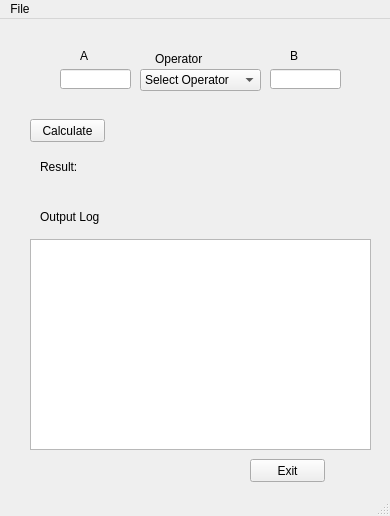
<?xml version="1.0" encoding="UTF-8"?>
<ui version="4.0">
 <class>MainWindow</class>
 <widget class="QMainWindow" name="MainWindow">
  <property name="geometry">
   <rect>
    <x>0</x>
    <y>0</y>
    <width>390</width>
    <height>516</height>
   </rect>
  </property>
  <property name="windowTitle">
   <string>App Template</string>
  </property>
  <widget class="QWidget" name="centralwidget">
   <widget class="QPushButton" name="pushButtonExit">
    <property name="geometry">
     <rect>
      <x>250</x>
      <y>440</y>
      <width>75</width>
      <height>23</height>
     </rect>
    </property>
    <property name="text">
     <string>Exit</string>
    </property>
   </widget>
   <widget class="QLineEdit" name="lineEditA">
    <property name="geometry">
     <rect>
      <x>60</x>
      <y>50</y>
      <width>71</width>
      <height>20</height>
     </rect>
    </property>
   </widget>
   <widget class="QComboBox" name="comboBoxOperator">
    <property name="geometry">
     <rect>
      <x>140</x>
      <y>50</y>
      <width>121</width>
      <height>22</height>
     </rect>
    </property>
    <item>
     <property name="text">
      <string>Select Operator</string>
     </property>
    </item>
    <item>
     <property name="text">
      <string>+</string>
     </property>
    </item>
    <item>
     <property name="text">
      <string>-</string>
     </property>
    </item>
    <item>
     <property name="text">
      <string>*</string>
     </property>
    </item>
    <item>
     <property name="text">
      <string>/</string>
     </property>
    </item>
   </widget>
   <widget class="QLineEdit" name="lineEditB">
    <property name="geometry">
     <rect>
      <x>270</x>
      <y>50</y>
      <width>71</width>
      <height>20</height>
     </rect>
    </property>
   </widget>
   <widget class="QLabel" name="label">
    <property name="geometry">
     <rect>
      <x>80</x>
      <y>30</y>
      <width>46</width>
      <height>13</height>
     </rect>
    </property>
    <property name="text">
     <string>A</string>
    </property>
   </widget>
   <widget class="QLabel" name="label_2">
    <property name="geometry">
     <rect>
      <x>290</x>
      <y>30</y>
      <width>46</width>
      <height>13</height>
     </rect>
    </property>
    <property name="text">
     <string>B</string>
    </property>
   </widget>
   <widget class="QLabel" name="label_3">
    <property name="geometry">
     <rect>
      <x>155</x>
      <y>30</y>
      <width>51</width>
      <height>20</height>
     </rect>
    </property>
    <property name="text">
     <string>Operator</string>
    </property>
   </widget>
   <widget class="QLabel" name="labelResult">
    <property name="geometry">
     <rect>
      <x>40</x>
      <y>140</y>
      <width>171</width>
      <height>16</height>
     </rect>
    </property>
    <property name="text">
     <string>Result: </string>
    </property>
   </widget>
   <widget class="QPushButton" name="pushButtonCalc">
    <property name="geometry">
     <rect>
      <x>30</x>
      <y>100</y>
      <width>75</width>
      <height>23</height>
     </rect>
    </property>
    <property name="text">
     <string>Calculate</string>
    </property>
   </widget>
   <widget class="QTextEdit" name="textEditOutLog">
    <property name="geometry">
     <rect>
      <x>30</x>
      <y>220</y>
      <width>341</width>
      <height>211</height>
     </rect>
    </property>
    <property name="undoRedoEnabled">
     <bool>false</bool>
    </property>
    <property name="readOnly">
     <bool>true</bool>
    </property>
   </widget>
   <widget class="QLabel" name="labelResult_2">
    <property name="geometry">
     <rect>
      <x>40</x>
      <y>190</y>
      <width>171</width>
      <height>16</height>
     </rect>
    </property>
    <property name="text">
     <string>Output Log</string>
    </property>
   </widget>
  </widget>
  <widget class="QMenuBar" name="menubar">
   <property name="geometry">
    <rect>
     <x>0</x>
     <y>0</y>
     <width>390</width>
     <height>21</height>
    </rect>
   </property>
   <widget class="QMenu" name="menuExit">
    <property name="title">
     <string>File</string>
    </property>
    <addaction name="actionExit"/>
   </widget>
   <addaction name="menuExit"/>
  </widget>
  <widget class="QStatusBar" name="statusbar"/>
  <action name="actionExit">
   <property name="text">
    <string>Exit</string>
   </property>
  </action>
 </widget>
 <resources/>
 <connections/>
</ui>
